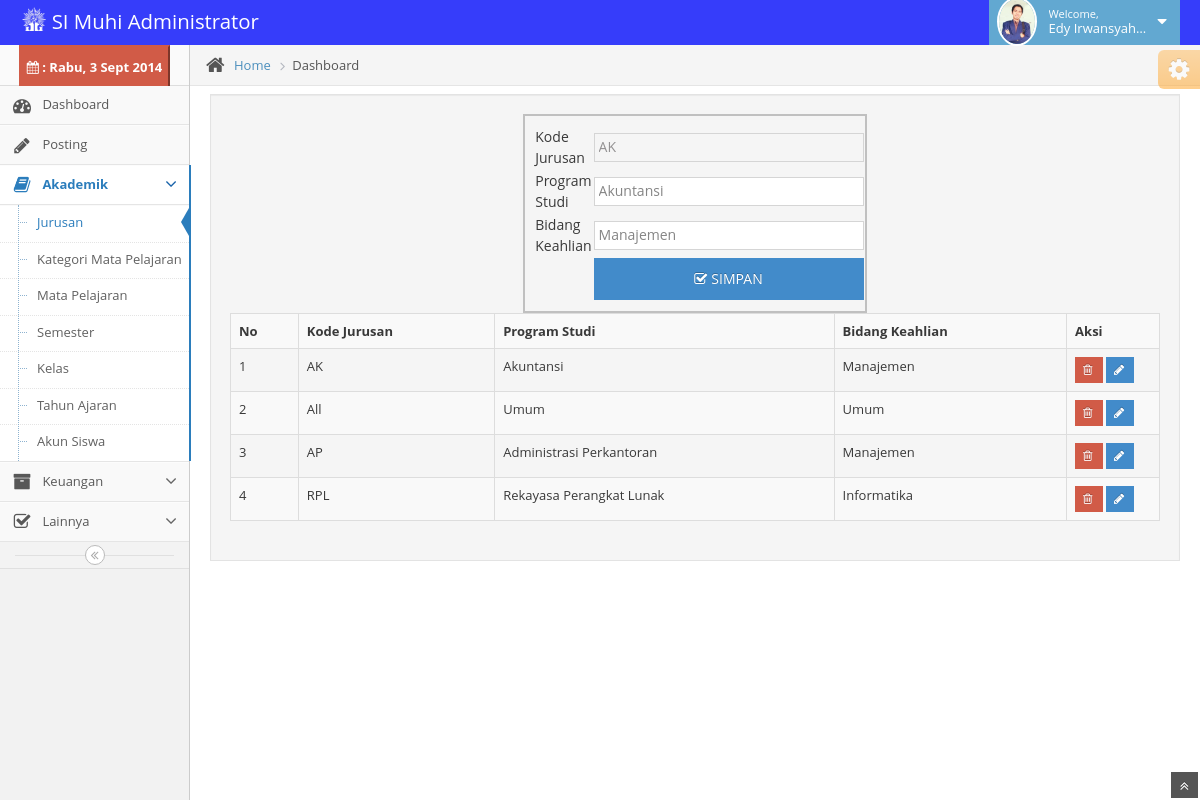
Page /dadm/dashbord/?content=jurusan&id=AK&edit=1 (signed in) on the committed database.
### tables this page shows
CREATE TABLE IF NOT EXISTS `jurusan` (
  `IdJurusan` varchar(4) NOT NULL,
  `Program` varchar(35) NOT NULL,
  `Bidang` text NOT NULL,
  PRIMARY KEY (`IdJurusan`)
);

### dadm/dashbord/staff/ljurusan.php (the view, shortened to what this page needs)
<?php
if ((!isset($_SESSION["id"]))and(!isset($_SESSION["hak"]))) {
    header("location:index.php");
} elseif ((isset($_SESSION["id"]))and(($_SESSION["hak"])==1)) {
    ?>
<table width="100%" class="table table-bordered table-striped">
    <tr>
        <td><strong>No</strong></td>
        <td><strong>Kode Jurusan</strong></td>
        <td><strong>Program Studi</strong></td>
        <td><strong>Bidang Keahlian</strong></td>
        <td><strong>Aksi</strong></td>
    </tr>
    <?php
    $qsnik="select * from jurusan";
    $hasil=mysql_query($qsnik);
    $no=1;
    while($row=mysql_fetch_array($hasil))
    {
        $t=$row['IdJurusan'];
        echo"<tr><td>$no</font></td>".
            "<td>$row[IdJurusan]</td>".
            "<td>$row[Program]</td>".
            "<td>$row[Bidang]</td>";?>
            <td width="10%"><a href="#" onclick="hapus('<?php echo $t?>')" class="btn btn-xs btn-danger" title="Hapus"><i class='icon-trash'></i></a>
        <?php
        echo"<a href='?content=jurusan&id=$row[IdJurusan]&edit=1' class='btn btn-xs btn-primary' title='Edit'><i class='icon-pencil'></i></a> </td></tr>";
        $no=$no+1;
    }
    ?>
</table>
<?php
}else {
    header("location:../index.php");
}
?>

### dadm/dashbord/staff/jurusan.php (shortened to what this page needs)
<?php
if ((!isset($_SESSION["id"]))and(!isset($_SESSION["hak"]))) {
    header("location:index.php");
} elseif ((isset($_SESSION["id"]))and(($_SESSION["hak"])==1)) {
    ?>
<div class="sidebar" id="sidebar">
<div class="sidebar-shortcuts" id="sidebar-shortcuts">
    <div class="sidebar-shortcuts-large" id="sidebar-shortcuts-large">
        <button class="btn-danger"><?php include("hari.php");?></button>
    </div>
</div>
    <ul class="nav nav-list">
        <li>
            <a href="?content=dashboard">
                <i class="icon-dashboard"></i>
                <span class="menu-text"> Dashboard </span>
            </a>
        </li>
        <li>
            <a href="?content=editor">
                <i class="icon-pencil"></i>
                <span class="menu-text"> Posting </span>
            </a>
        </li>
        <li class="active open">
            <a href="#" class="dropdown-toggle">
                <i class="icon-book"></i>
                <span class="menu-text"> Akademik</span>
                <b class="arrow icon-angle-down"></b>
            </a>
            <ul class="submenu">
                <li class="active">
                    <a href="?content=jurusan">
                        Jurusan
                    </a>
                </li>
                <li>
                    <a href="?content=kmp">
                        Kategori Mata Pelajaran
                    </a>
                </li>
                <li>
                    <a href="?content=mapel">
                        Mata Pelajaran
                    </a>
                </li>
                <li>
                    <a href="?content=semester">
                        Semester
                    </a>
                </li>
                <li>
                    <a href="?content=kelas">
                        Kelas
                    </a>
                </li>
                <li>
                    <a href="?content=ta">
                        Tahun Ajaran
                    </a>
                </li>
                <li>
                    <a href="?content=aksiswa">
                        Akun Siswa
                    </a>
                </li>
            </ul>
        </li>
        <li>
            <a href="#" class="dropdown-toggle">
                <i class="icon-archive"></i>
                <span class="menu-text"> Keuangan</span>
                <b class="arrow icon-angle-down"></b>
            </a>
        </li>
        <li>
            <a href="#" class="dropdown-toggle">
                <i class="icon-check"></i>
                <span class="menu-text"> Lainnya</span>
                <b class="arrow icon-angle-down"></b>
            </a>
        </li>
    </ul>
<div class="sidebar-collapse" id="sidebar-collapse">
    <i class="icon-double-angle-left" data-icon1="icon-double-angle-left" data-icon2="icon-double-angle-right"></i>
</div>
</div>
<div class="main-content">
    <div class="breadcrumbs" id="breadcrumbs">
        <ul class="breadcrumb">
            <li>
                <i class="icon-home home-icon"></i>
                <a href="#">Home</a>
            </li>
            <li class="active">Dashboard</li>
        </ul>
    </div>
    <div class="page-content">
        <div class="container-fluid">
            <div class="row-fluid">
                <?php
                if($ak=$_GET['edit']!='1'){
                    ?>
                    <form method="post" action="../dashbord/staff/injurusan.php" enctype="multipart/form-data">
                        <div class="well">
                            <div style="margin: auto;width:37%;padding:1%;border: 2px solid #c0c0c0">
                                <table>
                                    <tr>
                                        <div class="control-group">
                                            <div class="control">
                                                <td width="28%"><label>Kode Jurusan</label></td><td><input type="text" name="id" class="input-xlarge" placeholder="Harap diisi.."/></td>
                                            </div>
                                        </div>
                                    </tr>
                                    <tr>
                                        <div class="control-group">
                                            <div class="control">
                                                <td width="5%"><label>Program Studi</label></td><td><input type="text" name="program" class="input-xlarge" placeholder="Harap diisi.."/></td>
                                            </div>
                                        </div>
                                    </tr>
                                    <tr>
                                        <div class="control-group">
                                            <div class="control">
                                                <td><label>Bidang Keahlian</label></td><td><input type="text" name="bidang" class="input-xlarge" placeholder="Harap diisi.."/></td>
                                            </div>
                                        </div>
                                    </tr>
                                    <tr>
                                        <div class="control-group">
                                            <div class="control">
                                                <td colspan="2">
                                                    <button type="submit" class="btn btn-primary input-xlarge pull-right"><i class="icon-check"></i>SIMPAN</button>
                                                </td>
                                            </div>
                                        </div>
                                    </tr>
                            </div>
                        </div>
                        </table>
                    </form>
                    <?php
                }
                else
                {
                    $id=$_GET["id"];
                    $qprof="select * from jurusan where IdJurusan='$id'";
                    $hslpro=mysql_query($qprof);
                    $rowpro=mysql_fetch_array($hslpro);
                    ?>
                    <form method="post" action="../dashbord/staff/edjurusan.php" enctype="multipart/form-data">
                        <div class="well">
                            <div style="margin: auto;width:37%;padding:1%;border: 2px solid #c0c0c0">
                                <table>
                                    <tr>
                                        <div class="control-group">
                                            <div class="control">
                                                <td width="28%"><label>Kode Jurusan</label></td><td><input type="text" name="id" class="input-xlarge" value="<?php echo $rowpro['IdJurusan']?>" placeholder="Harap diisi.." readonly="true"/></td>
                                            </div>
                                        </div>
                                    </tr>
                                    <tr>
                                        <div class="control-group">
                                            <div class="control">
                                                <td width="5%"><label>Program Studi</label></td><td><input type="text" name="program" class="input-xlarge" placeholder="Harap diisi.." value="<?php echo $rowpro['Program'];?>"/></td>
                                            </div>
                                        </div>
                                    </tr>
                                    <tr>
                                        <div class="control-group">
                                            <div class="control">
                                                <td><label>Bidang Keahlian</label></td><td><input type="text" name="bidang" class="input-xlarge" placeholder="Harap diisi.." value="<?php echo $rowpro['Bidang'];?>"/></td>
                                            </div>
                                        </div>
                                    </tr>
                                    <tr>
                                        <div class="control-group">
                                            <div class="control">
                                                <td colspan="2">
                                                    <button type="submit" class="btn btn-primary input-xlarge pull-right"><i class="icon-check"></i>SIMPAN</button>
                                                </td>
                                            </div>
                                        </div>
                                    </tr>
                            </div>
                        </div>
                    </form>
                    <?php
                }
                ?>
            </div>
            <?php include"ljurusan.php";?>
        </div>
    </div>
</div>
</div>
<?php
}else {
    header("location:../index.php");
}
?>

### rows in the picture
jurusan: id "AK", program "Akuntansi", bidang "Manajemen", IdJurusan "AK", Program "Akuntansi", Bidang "Manajemen"
jurusan: IdJurusan "All", Program "Umum", Bidang "Umum"
jurusan: IdJurusan "AP", Program "Administrasi Perkantoran", Bidang "Manajemen"
jurusan: IdJurusan "RPL", Program "Rekayasa Perangkat Lunak", Bidang "Informatika"

### other values in the picture
$rowpro['nama'] "Edy Irwansyah…"
